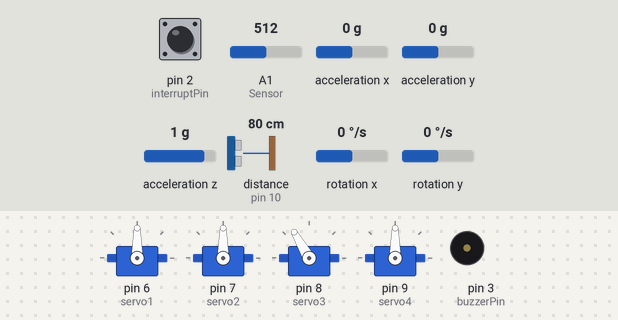
A sketch run on a simulated Arduino Uno, built with avr-gcc and run on an emulated ATmega328P. Parts: 4 × servo, buzzer (waves = sounding, pin HIGH). Wiring (inferred from the names in the program): ultrasonic range finder: trigger pin 11; echo pin 10; MPU-9250 motion sensor at I2C address 0x68. The inputs (shaded band) are chosen by the test bench; at power-on: distance to the obstacle (sensor on pin 10) 80 cm, A1 (Sensor) = 512, pin 2 (interruptPin) HIGH, acceleration x 0 g, acceleration y 0 g, acceleration z 1 g, rotation x 0 °/s, rotation y 0 °/s. The echo pulse lasts 58.3 µs per cm; pins used as bus, display or sensor lines are not drawn; what the sketch prints to the serial monitor is not drawn.

Above: at 1.7 s.
1.8 s: distance to the obstacle (sensor on pin 10) set to 4 cm
4.8 s: A1 (Sensor) set to 419
6.3 s: A1 (Sensor) set to 398
8.2 s: pin 2 (interruptPin) pulled LOW for 0.15 s
At 8.7 s:
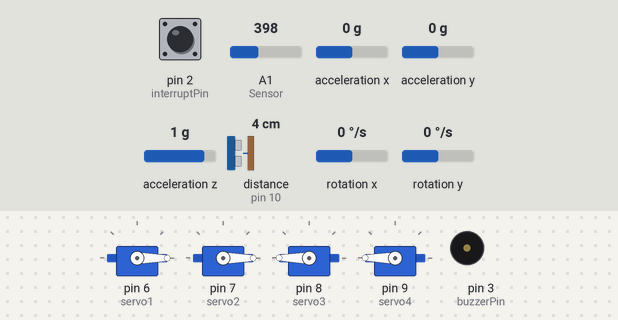
11.3 s: pin 2 (interruptPin) pulled LOW for 1 s
15.3 s: pin 2 (interruptPin) pulled LOW for 3.2 s
At 19.8 s:
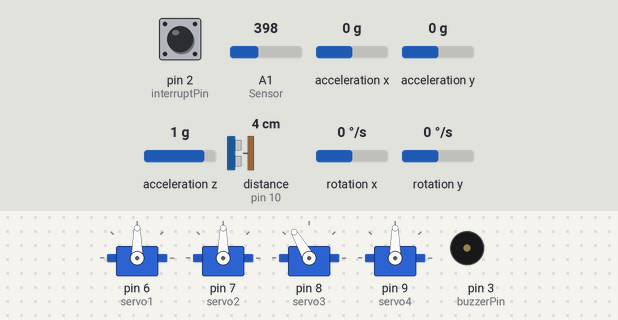
Timing chart, 0 to 21.0 s (numbered marks = the images above; inputs shaded):
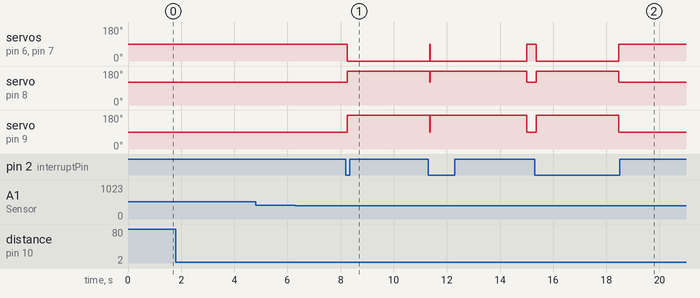

The sketch:

wastop.ino
```cpp
#include "Wire.h"
#include "MPU9250.h"
#include "I2Cdev.h"
#include "Servo.h"
#include <SoftwareSerial.h>

//블루투스
#define BT_RXD 12
#define BT_TXD 13
SoftwareSerial bt(BT_RXD, BT_TXD);

unsigned long time_previous, time_current;

//자이로
const int MPU_ADDR = 0x68;
int16_t AcX, AcY, AcZ, GyX, GyY, GyZ;
double accelX, accelY;  // 오일러각(적분) 거친 가속도
double gyroX, gyroY, gyroZ;  //오차의 평균값 빼준 자이로
double gyro_X = 0, gyro_Y = 0, gyro_Z = 0; //변화량 적분한 자이로
double angle_X = 0, angle_Y = 0, angle_Z = 0; //필터 적용 값

const double RADIAN_TO_DEGREE = 180 / 3.14159;
const double DEG_PER_SEC = 32767 / 250;    // 자이로센서 1초에 회전하는 각도
const double ALPHA = 1 / (1 + 0.04);//(상보필터) 실험 통해 가장 맞는 필터 적용

unsigned long now = 0;
unsigned long past = 0;
double dt = 0;

double averAcX, averAcY, averAcZ;
double averGyX, averGyY, averGyZ;


double sumAcX, sumAcY, sumAcZ;
double sumGyX, sumGyY, sumGyZ;
int i = 0;
int j = 0;
int k = 0;
int l = 0;
int m = 0;
int n = 0;


int Sensor = A1; // 압력센서

const byte interruptPin = 2; //포토 인터럽터
int count = 0; // 포토 인터럽터

#define trig 11 //초음파
#define echo 10 //초음파

Servo servo1, servo2, servo3, servo4; //서보

int buzzerPin = 3; //부저


void initSensor() {
  Wire.begin();
  Wire.beginTransmission(MPU_ADDR);   // I2C 통신용 주소
  Wire.write(0x68);    // MPU9250과 통신 시작용 주소
  Wire.write(0);
  Wire.endTransmission(true);
} //자이로

void getData() {
  Wire.beginTransmission(MPU_ADDR);
  Wire.write(0x3B);   // AcX 레지스터 주소
  Wire.endTransmission(false);
  Wire.requestFrom(MPU_ADDR, 12, true);  // AcX 주소 이후 12byte 데이터 요청
  AcX = Wire.read() << 8 | Wire.read();
  AcY = Wire.read() << 8 | Wire.read();
  AcZ = Wire.read() << 8 | Wire.read();
  GyX = Wire.read() << 8 | Wire.read();
  GyY = Wire.read() << 8 | Wire.read();
  GyZ = Wire.read() << 8 | Wire.read();
} //자이로

void getDT() {
  now = millis();
  dt = (now - past) / 1000.0;
  past = now;
} //자이로


void caliSensor() {
  double sumAcX = 0 , sumAcY = 0, sumAcZ = 0;
  double sumGyX = 0 , sumGyY = 0, sumGyZ = 0;
  getData();
  for (int i=0;i<10;i++) {
    getData();
    sumAcX+=AcX;  sumAcY+=AcY;  sumAcZ+=AcZ;
    sumGyX+=GyX;  sumGyY+=GyY;  sumGyZ+=GyZ;
    delay(50);
  }
  averAcX=sumAcX/10;  averAcY=sumAcY/10;  averAcZ=sumAcY/10;
  averGyX=sumGyX/10;  averGyY=sumGyY/10;  averGyZ=sumGyZ/10;
}//자이로


void blink() {
  count++;
} //포토


void setup() {
  initSensor();//자이로
  Wire.begin();
  caliSensor();
  past = millis();

  Serial.begin(115200);

  pinMode(interruptPin, INPUT_PULLUP); //포토
  attachInterrupt(digitalPinToInterrupt(interruptPin), blink, FALLING);

  bt.begin(9600);  //블루투스
  time_previous = millis();

  pinMode(trig, OUTPUT); //초음파
  pinMode(echo, INPUT);

  servo1.attach(6); //서보
  servo2.attach(7);
  servo3.attach(8);
  servo4.attach(9);

  servo1.write(90); //서보 초기 각도
  servo2.write(90);
  servo3.write(120);
  servo4.write(90);

  pinMode(buzzerPin, OUTPUT); //부저
}

void loop() {

  time_current = millis(); //블루투스

  int SensorReading = analogRead(Sensor); //압력
  int fsr = map(SensorReading, 0, 1024, 0, 255);

  //포토
  float distance = (count/2.0) * (3.5 * PI); //unit : cm
  float velocity = distance / 1; //unit : cm/s
  velocity = velocity / 100000 * 3600; //unit : km/h

  //초음파
  long duration, distance2;
  digitalWrite(trig, LOW);
  digitalWrite(echo, LOW);
  delayMicroseconds(2);
  digitalWrite(trig, HIGH);
  delayMicroseconds(10);
  digitalWrite(trig, LOW);
  duration = pulseIn(echo, HIGH);
  distance2 = ((float)(340 * duration) / 10000) /2;

  //자이로
  i++;
  if(i>20){
    caliSensor();
    i = 0;
  }

  getData();
  getDT();


  accelX = atan(AcY / sqrt(pow(AcX, 2) + pow(AcZ, 2)));  //오일러 각
  accelX *= RADIAN_TO_DEGREE;
  accelY = atan(-AcX / sqrt(pow(AcY, 2) + pow(AcZ, 2)));
  accelY *= RADIAN_TO_DEGREE;

  gyroX = (GyX - averGyX) / DEG_PER_SEC; //오차의 평균값 빼줌
  gyroY = (GyY - averGyY) / DEG_PER_SEC;
  gyroZ = (GyZ - averGyZ) / DEG_PER_SEC;

  gyro_X = angle_X + dt * gyroX;  //변화량 적분
  gyro_Y = angle_Y + dt * gyroY;
  gyro_Z = angle_Z + dt * gyroZ;

  angle_X = ALPHA * gyro_X + (1.0 - ALPHA) * accelX; //상보필터
  angle_Y = ALPHA * gyro_Y + (1.0 - ALPHA) * accelY;
  angle_Z = gyro_Z;

  //블루투스
  if(time_current - time_previous >= 1000){
    bt.print(angle_Y);
    bt.print(",");
    bt.println();
  }
  else{
  }

  //flowchart 시작
  if (fsr > 100){
    //1압력센서 감지o → 경사 o -> 서보 (안전보조장치)
    Serial.println(String("압력이 감지되었습니다. ( ") + fsr + String(" )"));
    if(velocity > 0){
      j++;
      if(j == 5){

        if (10 < angle_X < 20 || -20 < angle_X < -10){
          Serial.println("경사가 있습니다. 안전보조장치 1 START");
          //안전보조장치 -> 자이로 출력 각도에 따라 서보 각도가 달라짐
          servo1.write(75);
          servo2.write(60);
          servo3.write(165);
          servo4.write(135);

        }
        else if(20 < angle_X < 40 || -40 < angle_X < -20 ){
           Serial.println("경사가 있습니다. 안전보조장치 2");
           servo1.write(70);
           servo2.write(60);
           servo3.write(165);
           servo4.write(135);
        }
        else if( angle_X > 40 || angle_X < -40){
           Serial.println("경사가 있습니다. 안전보조장치 3");
           servo1.write(60);
           servo2.write(60);
           servo3.write(165);
           servo4.write(135);
        }
        j = 0;
      }

    }
    else{

    }
  }
  else{
    //1서보 초기화. 압력센서 감지x -> 속도 감지
    servo1.write(90);
    servo2.write(90);
    servo3.write(120);
    servo4.write(90);
    Serial.println("압력이 0 입니다. 속도 감지를 시작합니다.");

    if(velocity > 0){   //2압력센서 감지x -> 속도ㅇ -> 경사기울기 감지

      Serial.println(String("속도 : ") + velocity + String(" km/h"));
      Serial.println("경사기울기 감지를 시작합니다.");
      Serial.println(String("경사 기울기 : ") + angle_X);

      if(angle_X > 20 || angle_X < -20){  //3경사기울기ㅇ -> 장애물 감지

        Serial.println("경사가 있습니다. 장애물 감지를 시작합니다.");
        Serial.println(String("장애물과의 거리 : ") + distance + String(" cm"));

        if(distance2 < 70){  //4경사기울기ㅇ -> 장애물ㅇ -> 브레이크 경사에 따라 서서히 작동(continue)
          Serial.println("장애물 근접. 브레이크를 작동합니다.");

          if(5 < angle_X < 10 || -10 < angle_X < -5){

            servo1.write(0);
            servo2.write(0);
            servo3.write(180);
            servo4.write(180);
            delay(10000);

          }
          else if(10 < angle_X < 20 || -20 < angle_X < -10){

            servo1.write(0);
            servo2.write(0);
            servo3.write(180);
            servo4.write(180);
            delay(10000);

          }
          else if(20 < angle_X < 40 || -40 < angle_X < -20 ){

            servo1.write(0);
            servo2.write(0);
            servo3.write(180);
            servo4.write(180);
            delay(10000);

          }
          else if( angle_X > 40 || angle_X < -40){

            servo1.write(0);
            servo2.write(0);
            servo3.write(180);
            servo4.write(180);
            delay(10000);

          }


        }
        else{  //4경사기울기ㅇ -> 장애물x -> 장애물 감지x 누적 시 브레이크 작동(continue)
          k++;
          if(k == 10){
            if(5 < angle_X < 10 || -10 < angle_X < -5){

            servo1.write(0);
            servo2.write(0);
            servo3.write(180);
            servo4.write(180);
            delay(10000);

          }
          else if(10 < angle_X < 20 || -20 < angle_X < -10){

            servo1.write(0);
            servo2.write(0);
            servo3.write(180);
            servo4.write(180);
            delay(10000);

          }
            else if(20 < angle_X < 40 || -40 < angle_X < -20 ){

              servo1.write(0);
              servo2.write(0);
              servo3.write(180);
              servo4.write(180);
              delay(10000);

            }
            else if( angle_X > 40 || angle_X < -40){

              servo1.write(0);
              servo2.write(0);
              servo3.write(180);
              servo4.write(180);
              delay(10000);

            }
            k = 0;
          }
        }
      }
      else{  //3경사기울기x -> 장애물 감지

        Serial.println("평지입니다. 장애물 감지를 시작합니다.");
        Serial.println(String("장애물과의 거리 : ") + distance + String(" cm"));

        if(distance2 < 50){  //4경사기울기x -> 장애물ㅇ -> 브레이크 작동(3sec)
          Serial.println("장애물 근접. 브레이크를 작동합니다.");

          servo1.write(0);
          servo2.write(0);
          servo3.write(180);
          servo4.write(180);
          delay(3000);
        }
        else{  //4경사기울기x -> 장애물x -> 장애물 감지x 누적 시 브레이크 작동(3sec)
          l++;
          if(l == 10){
            Serial.println("누적 30회. 브레이크를 작동합니다.");
            servo1.write(0);
            servo2.write(0);
            servo3.write(180);
            servo4.write(180);
            delay(3000);
            l = 0;
          }

        }

      }


      //WAS 기울기 감지
      Serial.print("기울기를 확인합니다 : ");
      Serial.println(angle_Y);

      if(40 <= angle_Y && angle_Y<= 45 || -45 < angle_Y && angle_Y < -40){  //WAS 기울기 -> +-40-45면 PUSH알림

          Serial.println("WARNING. Please grab handle. PUSH");

      }
      else if(angle_Y > 45 || angle_Y < -45){  //WAS 기울기 -> +-45up -> 부저 작동

          Serial.println("WAS falling. Buzzer On");
          digitalWrite(buzzerPin, HIGH);
          delay(1000);
          digitalWrite(buzzerPin, LOW);
          delay(500);

      }


    }
    else{  //2압력센서 감지x -> 속도x -> 브레이크 작동x(유모차 자체 브레이크 or 평지 = 압력감지로 돌아가기)

    }

  }

  count = 0; // 포토
  delay(100);


}
```

Source omitted: MPU9250.cpp (126975 bytes), MPU9250.h (42815 bytes)

Measured:
- after the input at 1.8 s, every drawn part: stays the same
- after the input at 4.8 s, every drawn part: stays the same
- after the input at 6.3 s, every drawn part: stays the same
- after the input at 8.2 s, servo on pin 6 (servo1), servo on pin 7 (servo2): 90° → 0° at once; servo on pin 8 (servo3): 120° → 180° at once; servo on pin 9 (servo4): 90° → 180° at once
- after the input at 15.3 s, servo on pin 6 (servo1), servo on pin 7 (servo2): 90° → 0° after 0.06 s, → 90° 3.1 s later; servo on pin 8 (servo3): 120° → 180° after 0.06 s, → 120° 3.1 s later; servo on pin 9 (servo4): 90° → 180° after 0.06 s, → 90° 3.1 s later
